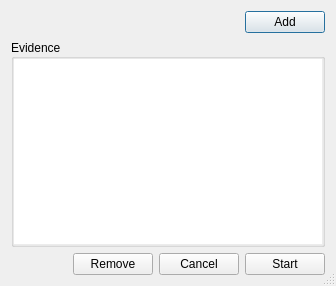
<?xml version="1.0" encoding="UTF-8"?>
<ui version="4.0">
 <class>AddEvidenceDialog</class>
 <widget class="QDialog" name="AddEvidenceDialog">
  <property name="windowModality">
   <enum>Qt::ApplicationModal</enum>
  </property>
  <property name="geometry">
   <rect>
    <x>0</x>
    <y>0</y>
    <width>336</width>
    <height>286</height>
   </rect>
  </property>
  <property name="windowTitle">
   <string>Add Evidence</string>
  </property>
  <property name="sizeGripEnabled">
   <bool>true</bool>
  </property>
  <property name="modal">
   <bool>true</bool>
  </property>
  <layout class="QVBoxLayout" name="verticalLayout">
   <item>
    <layout class="QHBoxLayout" name="horizontalLayout">
     <item>
      <spacer name="horizontalSpacer">
       <property name="orientation">
        <enum>Qt::Horizontal</enum>
       </property>
       <property name="sizeHint" stdset="0">
        <size>
         <width>40</width>
         <height>20</height>
        </size>
       </property>
      </spacer>
     </item>
     <item>
      <widget class="QPushButton" name="addbutton">
       <property name="text">
        <string>Add</string>
       </property>
      </widget>
     </item>
    </layout>
   </item>
   <item>
    <widget class="QGroupBox" name="groupbox">
     <property name="title">
      <string>Evidence</string>
     </property>
     <property name="alignment">
      <set>Qt::AlignLeading|Qt::AlignLeft|Qt::AlignVCenter</set>
     </property>
     <property name="flat">
      <bool>false</bool>
     </property>
     <layout class="QVBoxLayout" name="verticalLayout_2">
      <property name="leftMargin">
       <number>0</number>
      </property>
      <property name="topMargin">
       <number>0</number>
      </property>
      <property name="rightMargin">
       <number>0</number>
      </property>
      <property name="bottomMargin">
       <number>0</number>
      </property>
      <item>
       <widget class="QListWidget" name="listWidget">
        <property name="frameShape">
         <enum>QFrame::NoFrame</enum>
        </property>
        <property name="editTriggers">
         <set>QAbstractItemView::NoEditTriggers</set>
        </property>
        <property name="showDropIndicator" stdset="0">
         <bool>false</bool>
        </property>
        <property name="selectionMode">
         <enum>QAbstractItemView::ExtendedSelection</enum>
        </property>
        <property name="uniformItemSizes">
         <bool>true</bool>
        </property>
        <property name="wordWrap">
         <bool>true</bool>
        </property>
       </widget>
      </item>
     </layout>
    </widget>
   </item>
   <item>
    <layout class="QHBoxLayout" name="horizontalLayout_2">
     <item>
      <spacer name="horizontalSpacer_2">
       <property name="orientation">
        <enum>Qt::Horizontal</enum>
       </property>
       <property name="sizeHint" stdset="0">
        <size>
         <width>40</width>
         <height>20</height>
        </size>
       </property>
      </spacer>
     </item>
     <item>
      <widget class="QPushButton" name="removebutton">
       <property name="text">
        <string>Remove</string>
       </property>
      </widget>
     </item>
     <item>
      <widget class="QPushButton" name="cancelbutton">
       <property name="text">
        <string>Cancel</string>
       </property>
      </widget>
     </item>
     <item>
      <widget class="QPushButton" name="startbutton">
       <property name="text">
        <string>Start</string>
       </property>
      </widget>
     </item>
    </layout>
   </item>
  </layout>
 </widget>
 <resources/>
 <connections/>
</ui>
